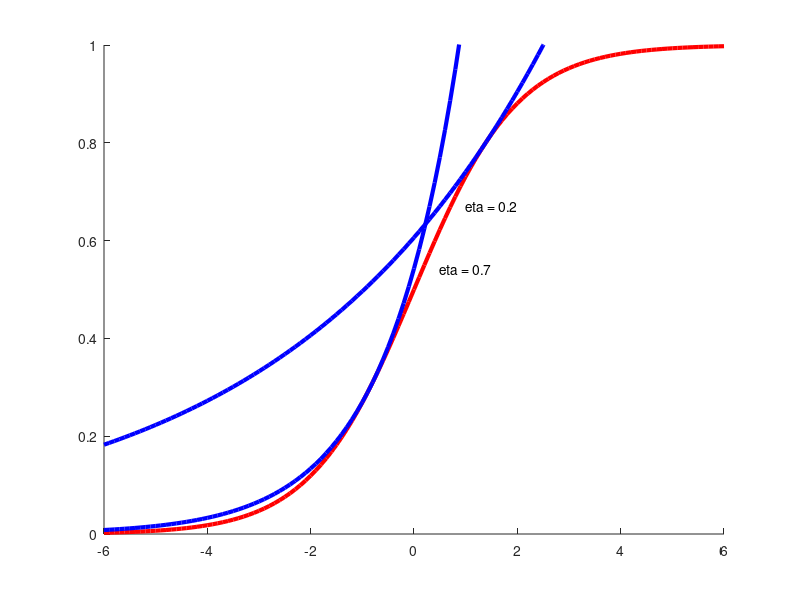

This figure's MATLAB source: (Note: this script raises an error after producing the figure.)
x = [-6:(1/10):6];

function sigupper = sigupper(eta,x)
  sigupper = exp(eta * x - fstar(eta));
end

function fstar = fstar(eta)
  fstar = -eta * log(eta) - (1-eta) * log(1-eta);
end

function sig = sigmoid(x)
  sig = exp(x) ./ (1 + exp(x));
end

function siglower = siglower(xi,x)
  siglower = sigmoid(xi) * exp((x-xi)/2 - lambda(xi)*(x.^2 - xi^2));
end

function lambda = lambda(xi)
  lambda = 1/(2*xi) * (sigmoid(xi) - 1/2);
end


eta1 = 0.2;
eta2 = 0.7;
xi = 2.5;

% Figure (a)
axis([-6 6 0 1]);
hold on;
plot(x,sigmoid(x),'r','linewidth',3);
plot(x,sigupper(eta1,x),'b','linewidth',3);
plot(x,sigupper(eta2,x),'b','linewidth',3);

% text('Interpreter','latex','String',$$\eta = 0.2$$, 'Position', [1/2,sigupper(eta1,1/2)]);
% text('Interpreter','latex','String',$$\eta = 0.7$$, 'Position', [0,sigupper(eta2,0)]);
text(1/2 + 1/2,sigupper(eta1,1/2),'eta = 0.2');
text(0 + 1/2,sigupper(eta2,0),'eta = 0.7');
hold off;
print('bishop-10-12a.pdf'); close all;

Figure (b);
axis([-6 6 0 1]);
hold on;
plot(x,sigmoid(x), 'r','linewidth',3);
plot(x,siglower(xi,x),'b','linewidth',3);
line([-xi,-xi],[0,sigmoid(-xi)],'color','green','linewidth',3);
line([xi,xi],[0,sigmoid(xi)],'color','green','linewidth',3);
text(2.75,1/4,'xi = 2.5');
hold off;
print('bishop-10-12b.pdf'); close all;


